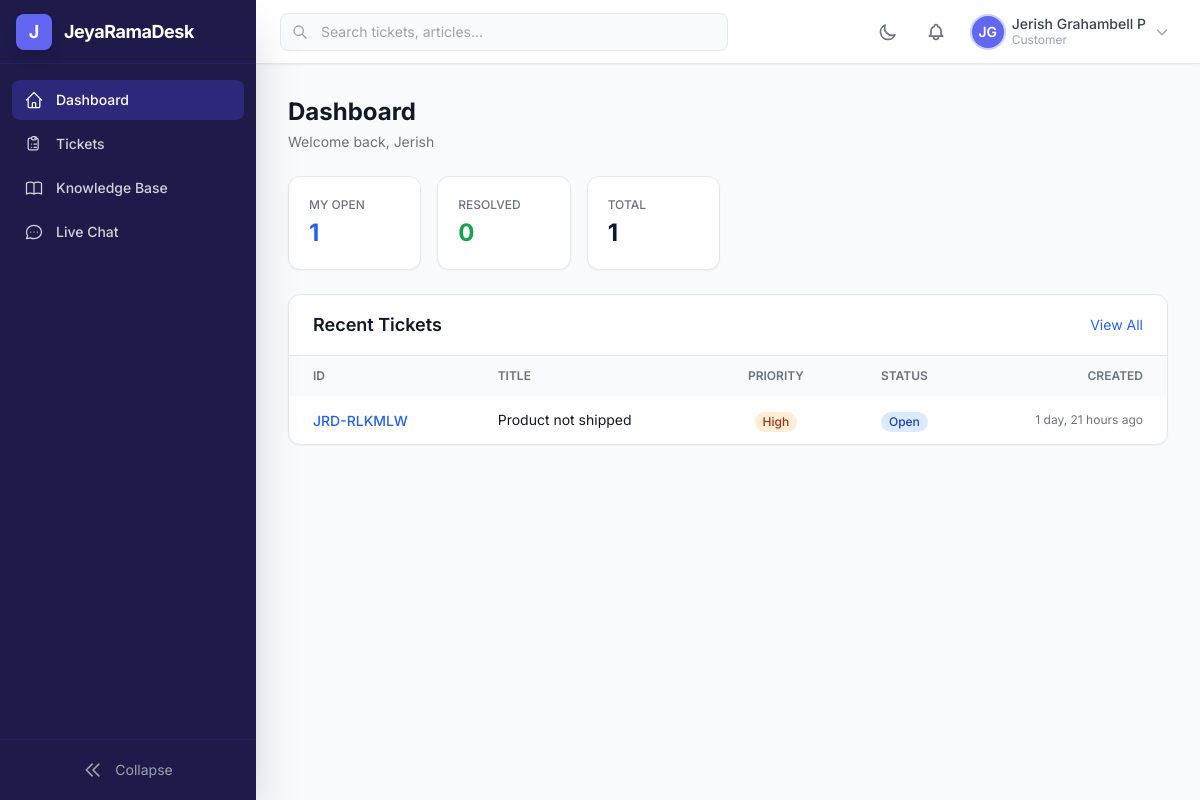
Before: /desk/ (signed in) with the older database file.
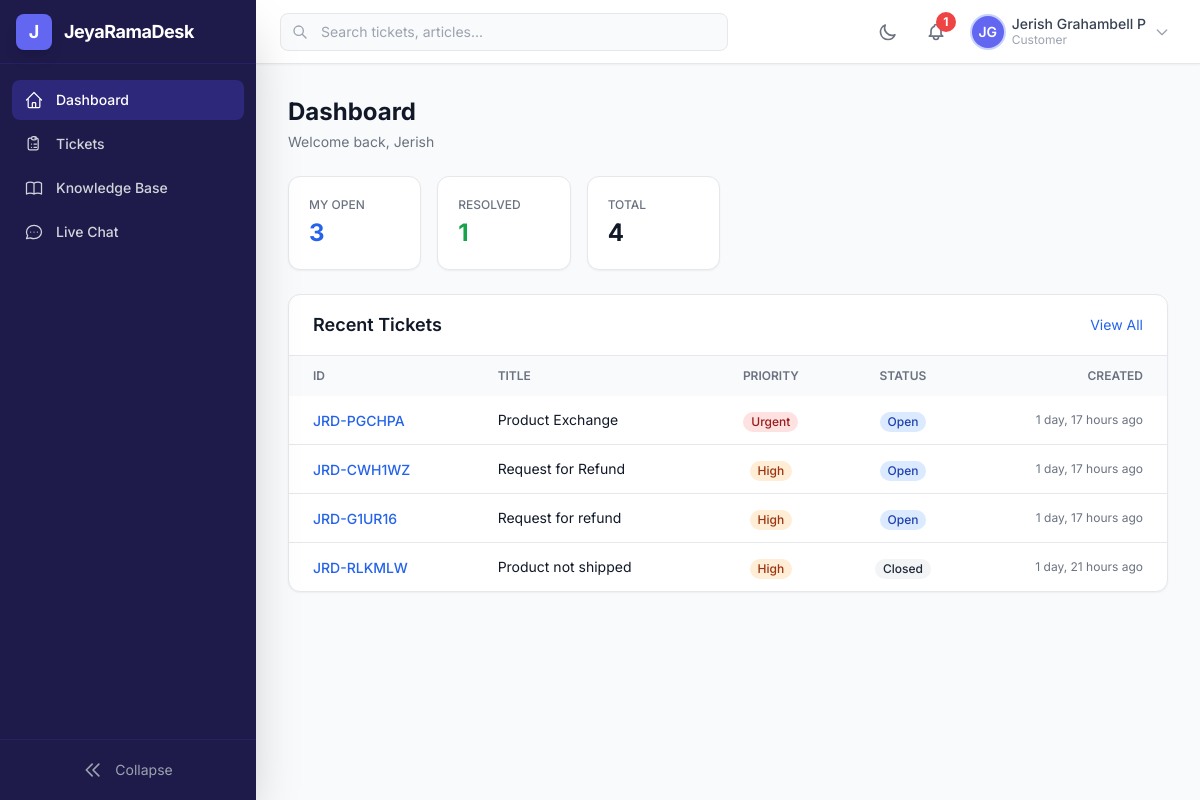
After: the same page with the newer database file.
### tickets/models.py (models this page shows, shortened)
class Ticket(models.Model):
    class Priority(models.TextChoices):
        LOW = 'low', 'Low'
        MEDIUM = 'medium', 'Medium'
        HIGH = 'high', 'High'
        URGENT = 'urgent', 'Urgent'
    class Status(models.TextChoices):
        OPEN = 'open', 'Open'
        IN_PROGRESS = 'in_progress', 'In Progress'
        PENDING = 'pending', 'Pending'
        RESOLVED = 'resolved', 'Resolved'
        CLOSED = 'closed', 'Closed'
    id = models.BigAutoField(primary_key=True)
    ticket_id = models.CharField(
        max_length=20, unique=True, default=generate_ticket_id,
        db_index=True, editable=False,
    )
    title = models.CharField(max_length=300)
    description = models.TextField(help_text='Rich text description of the issue')
    category = models.ForeignKey(
        Category, on_delete=models.SET_NULL, null=True, blank=True,
        related_name='tickets', db_index=True,
    )
    priority = models.CharField(
        max_length=10, choices=Priority.choices,
        default=Priority.MEDIUM, db_index=True,
    )
    status = models.CharField(
        max_length=15, choices=Status.choices,
        default=Status.OPEN, db_index=True,
    )
    tags = models.ManyToManyField(Tag, blank=True, related_name='tickets')
    customer = models.ForeignKey(
        settings.AUTH_USER_MODEL, on_delete=models.CASCADE,
        related_name='submitted_tickets', db_index=True,
    )
    assigned_agent = models.ForeignKey(
        settings.AUTH_USER_MODEL, on_delete=models.SET_NULL,
        null=True, blank=True, related_name='assigned_tickets',
        db_index=True,
    )
    sla_policy = models.ForeignKey(
        'sla.SLAPolicy', on_delete=models.SET_NULL,
        null=True, blank=True, related_name='tickets',
    )
    sla_response_deadline = models.DateTimeField(null=True, blank=True, db_index=True)
    sla_resolution_deadline = models.DateTimeField(null=True, blank=True, db_index=True)
    sla_response_met = models.BooleanField(null=True, blank=True)
    sla_resolution_met = models.BooleanField(null=True, blank=True)
    first_response_at = models.DateTimeField(null=True, blank=True)
    resolved_at = models.DateTimeField(null=True, blank=True)
    due_date = models.DateTimeField(null=True, blank=True)
    source = models.CharField(
        max_length=20, default='web',
        choices=[('web', 'Web'), ('email', 'Email'), ('api', 'API'), ('phone', 'Phone')],
    )
    is_escalated = models.BooleanField(default=False, db_index=True)
    escalation_level = models.PositiveSmallIntegerField(default=0)
    csat_rating = models.PositiveSmallIntegerField(
        null=True, blank=True,
        help_text='Customer satisfaction 1-5',
    )
    csat_feedback = models.TextField(blank=True, default='')
    created_at = models.DateTimeField(auto_now_add=True, db_index=True)
    updated_at = models.DateTimeField(auto_now=True)
    class Meta:
        db_table = 'jrd_tickets'
        ordering = ['-created_at']
        indexes = [
            models.Index(fields=['status', 'priority'], name='idx_ticket_status_prio'),
            models.Index(fields=['customer', 'status'], name='idx_ticket_cust_status'),
            models.Index(fields=['assigned_agent', 'status'], name='idx_ticket_agent_status'),
            models.Index(fields=['category', 'status'], name='idx_ticket_cat_status'),
            models.Index(fields=['created_at', 'status'], name='idx_ticket_created_status'),
            models.Index(fields=['sla_response_deadline'], name='idx_ticket_sla_resp'),
            models.Index(fields=['sla_resolution_deadline'], name='idx_ticket_sla_resol'),
            models.Index(fields=['is_escalated', 'status'], name='idx_ticket_escalated'),
        ]

### dashboard/views.py (the view, shortened to what this page needs)
# urls.py: path('', views.dashboard_index_view, name='index'),
@login_required
def dashboard_index_view(request):
    from tickets.models import Ticket, TicketActivity
    from accounts.models import User
    from sla.models import SLABreach
    user = request.user
    now = timezone.now()
    today = now.replace(hour=0, minute=0, second=0, microsecond=0)
    last_7_days = now - timedelta(days=7)
    last_30_days = now - timedelta(days=30)
    if user.is_customer:
        tickets = Ticket.objects.filter(customer=user)
    elif user.is_agent:
        tickets = Ticket.objects.filter(
            Q(assigned_agent=user) | Q(customer=user)
        )
    else:
        tickets = Ticket.objects.all()
    ticket_stats = tickets.aggregate(
        total=Count('id'),
        open=Count('id', filter=Q(status='open')),
        assigned=Count('id', filter=Q(status='assigned')),
        in_progress=Count('id', filter=Q(status='in_progress')),
        resolved=Count('id', filter=Q(status='resolved')),
        closed=Count('id', filter=Q(status='closed')),
        urgent=Count('id', filter=Q(priority='urgent')),
        high=Count('id', filter=Q(priority='high')),
        escalated=Count('id', filter=Q(is_escalated=True)),
    )
    tickets_today = tickets.filter(created_at__gte=today).count()
    tickets_this_week = tickets.filter(created_at__gte=last_7_days).count()
    daily_created = []
    daily_resolved = []
    daily_labels = []
    for i in range(6, -1, -1):
        day = today - timedelta(days=i)
        next_day = day + timedelta(days=1)
        daily_labels.append(day.strftime('%b %d'))
        daily_created.append(
            tickets.filter(created_at__gte=day, created_at__lt=next_day).count()
        )
        daily_resolved.append(
            tickets.filter(
                resolved_at__gte=day, resolved_at__lt=next_day
            ).count()
        )
    priority_data = tickets.values('priority').annotate(
        count=Count('id')
    ).order_by('priority')
    status_data = tickets.values('status').annotate(
        count=Count('id')
    ).order_by('status')
    recent_tickets = tickets.select_related(
        'customer', 'assigned_agent', 'category'
    ).order_by('-created_at')[:10]
    agent_performance = []
    sla_stats = {}
    customer_stats = {}
    if user.is_customer:
        customer_stats = {
            'my_open': tickets.filter(status__in=['open', 'assigned', 'in_progress']).count(),
            'my_resolved': tickets.filter(status__in=['resolved', 'closed']).count(),
            'my_total': tickets.count(),
        }
    context = {
        'ticket_stats': ticket_stats,
        'tickets_today': tickets_today,
        'tickets_this_week': tickets_this_week,
        'daily_labels': daily_labels,
        'daily_created': daily_created,
        'daily_resolved': daily_resolved,
        'priority_data': list(priority_data),
        'status_data': list(status_data),
        'recent_tickets': recent_tickets,
        'agent_performance': agent_performance,
        'sla_stats': sla_stats,
        'customer_stats': customer_stats,
    }
    return render(request, 'dashboard/index.html', context)

### accounts/models.py (called while the page is built)
    @property
    def full_name(self):
        return f'{self.first_name} {self.last_name}'.strip()

    @property
    def initials(self):
        return f'{self.first_name[:1]}{self.last_name[:1]}'.upper()

    @property
    def is_customer(self):
        return self.role == self.Role.CUSTOMER

    @property
    def is_staff_member(self):
        return self.role in (self.Role.SUPERADMIN, self.Role.MANAGER, self.Role.AGENT)

### notifications/context_processors.py (called while the page is built)
def unread_notifications_count(request):
    if request.user.is_authenticated:
        return {
            'unread_notifications_count': Notification.objects.filter(
                user=request.user,
                is_read=False,
            ).count()
        }
    return {'unread_notifications_count': 0}

### templates/dashboard/index.html (shortened to what the changed rows need)
{% extends 'base.html' %}
{% block content %}
<div class="space-y-6">
    <div>
        <h1 class="text-2xl font-bold text-gray-900 dark:text-white">Dashboard</h1>
    </div>
    <div class="grid grid-cols-2 sm:grid-cols-3 lg:grid-cols-6 gap-4">
        {% if request.user.is_customer %}
        <div class="bg-white dark:bg-gray-800 rounded-xl shadow-sm border border-gray-200 dark:border-gray-700 p-5">
            <p class="text-xs font-medium text-gray-500 dark:text-gray-400 uppercase">My Open</p>
            <p class="text-2xl font-bold text-blue-600 dark:text-blue-400 mt-1">{{ customer_stats.my_open }}</p>
        </div>
        <div class="bg-white dark:bg-gray-800 rounded-xl shadow-sm border border-gray-200 dark:border-gray-700 p-5">
            <p class="text-xs font-medium text-gray-500 dark:text-gray-400 uppercase">Resolved</p>
            <p class="text-2xl font-bold text-green-600 dark:text-green-400 mt-1">{{ customer_stats.my_resolved }}</p>
        </div>
        <div class="bg-white dark:bg-gray-800 rounded-xl shadow-sm border border-gray-200 dark:border-gray-700 p-5">
            <p class="text-xs font-medium text-gray-500 dark:text-gray-400 uppercase">Total</p>
            <p class="text-2xl font-bold text-gray-900 dark:text-white mt-1">{{ customer_stats.my_total }}</p>
        </div>
        {% endif %}
    </div>
    <div class="bg-white dark:bg-gray-800 rounded-xl shadow-sm border border-gray-200 dark:border-gray-700 overflow-hidden">
        <div class="px-6 py-4 border-b border-gray-200 dark:border-gray-700 flex items-center justify-between">
            <h2 class="text-lg font-semibold text-gray-900 dark:text-white">Recent Tickets</h2>
        </div>
        <div class="overflow-x-auto">
            <table class="w-full">
                <thead class="bg-gray-50 dark:bg-gray-700/50">
                    <tr>
                        <th class="px-6 py-3 text-left text-xs font-semibold text-gray-500 dark:text-gray-400 uppercase">ID</th>
                        <th class="px-6 py-3 text-left text-xs font-semibold text-gray-500 dark:text-gray-400 uppercase">Title</th>
                        <th class="px-6 py-3 text-center text-xs font-semibold text-gray-500 dark:text-gray-400 uppercase">Priority</th>
                        <th class="px-6 py-3 text-center text-xs font-semibold text-gray-500 dark:text-gray-400 uppercase">Status</th>
                        <th class="px-6 py-3 text-right text-xs font-semibold text-gray-500 dark:text-gray-400 uppercase">Created</th>
                    </tr>
                </thead>
                <tbody class="divide-y divide-gray-200 dark:divide-gray-700">
                    {% for ticket in recent_tickets %}
                    <tr class="hover:bg-gray-50 dark:hover:bg-gray-700/30 transition">
                        <td class="px-6 py-3">
                            <a href="{% url 'tickets:detail' ticket.ticket_id %}" class="text-blue-600 hover:underline dark:text-blue-400 text-sm font-medium">{{ ticket.ticket_id }}</a>
                        </td>
                        <td class="px-6 py-3 text-sm text-gray-900 dark:text-white truncate max-w-xs">{{ ticket.title }}</td>
                        <td class="px-6 py-3 text-center">
                            <span class="inline-flex items-center px-2 py-0.5 rounded-full text-xs font-medium
                                {% if ticket.priority == 'urgent' %}bg-red-100 text-red-800 dark:bg-red-900/30 dark:text-red-400
                                {% elif ticket.priority == 'high' %}bg-orange-100 text-orange-800 dark:bg-orange-900/30 dark:text-orange-400
                                {% elif ticket.priority == 'medium' %}bg-yellow-100 text-yellow-800 dark:bg-yellow-900/30 dark:text-yellow-400
                                {% else %}bg-green-100 text-green-800 dark:bg-green-900/30 dark:text-green-400{% endif %}">
                                {{ ticket.get_priority_display }}
                            </span>
                        </td>
                        <td class="px-6 py-3 text-center">
                            <span class="inline-flex items-center px-2 py-0.5 rounded-full text-xs font-medium
                                {% if ticket.status == 'open' %}bg-blue-100 text-blue-800 dark:bg-blue-900/30 dark:text-blue-400
                                {% elif ticket.status == 'in_progress' %}bg-yellow-100 text-yellow-800 dark:bg-yellow-900/30 dark:text-yellow-400
                                {% elif ticket.status == 'resolved' %}bg-green-100 text-green-800 dark:bg-green-900/30 dark:text-green-400
                                {% else %}bg-gray-100 text-gray-800 dark:bg-gray-900/30 dark:text-gray-400{% endif %}">
                                {{ ticket.get_status_display }}
                            </span>
                        </td>
                        <td class="px-6 py-3 text-right text-xs text-gray-500 dark:text-gray-400">{{ ticket.created_at|timesince }} ago</td>
                    </tr>
                    {% empty %}
                    <tr>
                        <td colspan="5" class="px-6 py-8 text-center text-gray-500 dark:text-gray-400 text-sm">No tickets found.</td>
                    </tr>
                    {% endfor %}
                </tbody>
            </table>
        </div>
    </div>
</div>
{% endblock %}

### templates/includes/topbar.html (shortened to what this page needs)
<header class="h-16 bg-white dark:bg-gray-800 border-b border-gray-200 dark:border-gray-700 flex items-center px-4 md:px-6 shadow-sm z-30">
    <div class="hidden md:flex items-center flex-1 max-w-md">
        <div class="relative w-full">
            <div class="absolute inset-y-0 left-0 pl-3 flex items-center pointer-events-none">
            </div>
            <input type="text" placeholder="Search tickets, articles..."
                   class="w-full pl-10 pr-4 py-2 border border-gray-200 dark:border-gray-600 rounded-lg
                          bg-gray-50 dark:bg-gray-700 text-sm text-gray-900 dark:text-gray-100
                          focus:ring-2 focus:ring-primary-500 focus:border-transparent
                          placeholder-gray-400 transition-colors">
        </div>
    </div>
    <div class="flex items-center ml-auto space-x-3">
        <button @click="darkMode = !darkMode; localStorage.setItem('darkMode', darkMode)"
                class="p-2 rounded-lg text-gray-500 hover:bg-gray-100 dark:text-gray-400 dark:hover:bg-gray-700 transition-colors">
            <svg x-show="!darkMode" class="w-5 h-5" fill="none" stroke="currentColor" viewBox="0 0 24 24">
                <path stroke-linecap="round" stroke-linejoin="round" stroke-width="2"
                      d="M20.354 15.354A9 9 0 018.646 3.646 9.003 9.003 0 0012 21a9.003 9.003 0 008.354-5.646z"/>
            </svg>
        </button>
        <a href="{% url 'notifications:list' %}"
           class="relative p-2 rounded-lg text-gray-500 hover:bg-gray-100 dark:text-gray-400 dark:hover:bg-gray-700 transition-colors">
            {% if unread_notifications_count %}
            <span class="absolute -top-0.5 -right-0.5 w-5 h-5 bg-red-500 text-white text-xs font-bold rounded-full flex items-center justify-center">
                {{ unread_notifications_count }}
            </span>
            {% endif %}
        </a>
        <div x-data="{ profileOpen: false }" class="relative">
            <button @click="profileOpen = !profileOpen" @click.outside="profileOpen = false"
                    class="flex items-center space-x-2 p-1.5 rounded-lg hover:bg-gray-100 dark:hover:bg-gray-700 transition-colors">
                {% if user.avatar %}
                <img src="{{ user.avatar.url }}" alt="{{ user.full_name }}"
                     class="w-8 h-8 rounded-full object-cover ring-2 ring-primary-200">
                {% else %}
                <div class="w-8 h-8 rounded-full bg-primary-500 flex items-center justify-center text-white text-sm font-semibold ring-2 ring-primary-200">
                    {{ user.initials }}
                </div>
                {% endif %}
                <div class="hidden md:block text-left">
                    <p class="text-sm font-medium text-gray-700 dark:text-gray-200 leading-tight">{{ user.full_name }}</p>
                    <p class="text-xs text-gray-400 capitalize">{{ user.role }}</p>
                </div>
                <svg class="w-4 h-4 text-gray-400 hidden md:block" fill="none" stroke="currentColor" viewBox="0 0 24 24">
                    <path stroke-linecap="round" stroke-linejoin="round" stroke-width="2" d="M19 9l-7 7-7-7"/>
                </svg>
            </button>
        </div>
    </div>
</header>

Changed rows visible on the page:
added Ticket: ticket_id "JRD-PGCHPA", title "Product Exchange", priority "Urgent", status "Open", created_at "1 day, 17 hours"
added Ticket: ticket_id "JRD-CWH1WZ", title "Request for Refund", priority "High", status "Open", created_at "1 day, 17 hours"
added Ticket: ticket_id "JRD-G1UR16", title "Request for refund", priority "High", status "Open", created_at "1 day, 17 hours"
changed Ticket "JRD-RLKMLW": status "Open" → "Closed"
Other visible differences:
{{ unread_notifications_count }}: (not shown) → "1"
{{ customer_stats.my_open }}: "1" → "3"
{{ customer_stats.my_resolved }}: "0" → "1"
{{ customer_stats.my_total }}: "1" → "4"
